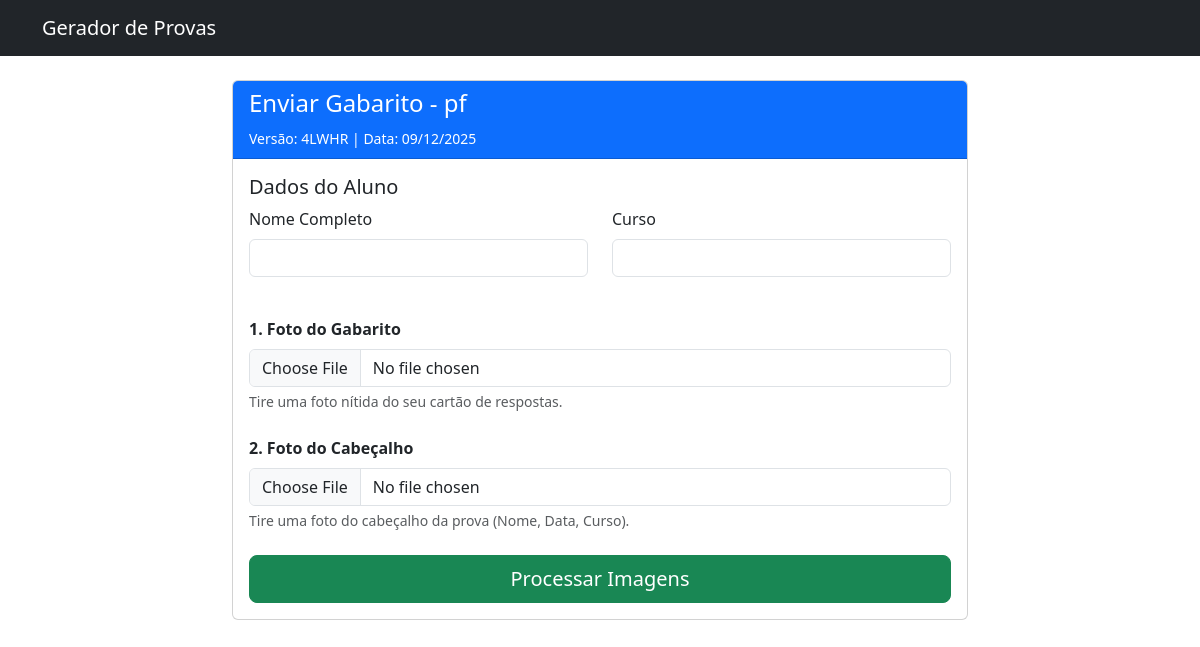
/student/48fed83b-2a93-4667-a941-b9f6d2eb971f, run on the app's committed database.
### models.py (models this page shows)
class Exam(db.Model):
    id = db.Column(db.Integer, primary_key=True)
    title = db.Column(db.String(100), nullable=False)
    date = db.Column(db.String(20), nullable=False)
    course = db.Column(db.String(100), nullable=True) # Deprecated, keeping for migration
    course_id = db.Column(db.Integer, db.ForeignKey('course.id'), nullable=True) # Nullable for now until migration
    show_resolution = db.Column(db.Boolean, default=True, nullable=False)
    max_grade = db.Column(db.Float, default=10.0, nullable=False)
    course_rel = db.relationship('Course', backref='exams')
    versions = db.relationship('ExamVersion', backref='exam', lazy=True)

class ExamVersion(db.Model):
    id = db.Column(db.Integer, primary_key=True)
    exam_id = db.Column(db.Integer, db.ForeignKey('exam.id'), nullable=False)
    label = db.Column(db.String(10), nullable=False) # e.g., "A", "B", "1", "2"
    unique_code = db.Column(db.String(36), unique=True, nullable=False) # UUID for QR
    questions = db.relationship('ExamQuestion', backref='version', lazy=True, order_by='ExamQuestion.question_number')

### routes/student.py (the view, shortened to what this page needs)
@bp.route('/<unique_code>', methods=['GET', 'POST'])
def upload_answers(unique_code):
    version = ExamVersion.query.filter_by(unique_code=unique_code).first_or_404()
    exam = version.exam
    detected_answers = {}
    existing_submission = StudentSubmission.query.filter_by(exam_version_id=version.id).first()
    questions = sorted(version.questions, key=lambda x: x.question_number)
    return render_template('student/upload.html', exam=exam, version=version, questions=questions)

### templates/student/upload.html (shortened to what this page needs)
{% extends 'base.html' %}
{% block content %}
<div class="row justify-content-center">
    <div class="col-md-8">
        <div class="card">
            <div class="card-header bg-primary text-white">
                <h4>Enviar Gabarito - {{ exam.title }}</h4>
                <small>Versão: {{ version.label }} | Data: {{ exam.date }}</small>
            </div>
            <div class="card-body">
                <form method="POST" enctype="multipart/form-data">
                    <div class="mb-4">
                        <h5>Dados do Aluno</h5>
                        <div class="row">
                            <div class="col-md-6 mb-3">
                                <label for="student_name" class="form-label">Nome Completo</label>
                                <input type="text" class="form-control" id="student_name" name="student_name"
                                    value="{{ request.form.get('student_name', '') }}" required>
                            </div>
                            <div class="col-md-6 mb-3">
                                <label for="student_course" class="form-label">Curso</label>
                                <input type="text" class="form-control" id="student_course" name="student_course"
                                    value="{{ request.form.get('student_course', '') }}" required>
                            </div>
                        </div>
                    </div>
                    {% if not uploaded_filename %}
                    <div class="mb-4">
                        <label class="form-label"><strong>1. Foto do Gabarito</strong></label>
                        <input type="file" name="gabarito_img" class="form-control" accept="image/*"
                            capture="environment">
                        <div class="form-text">Tire uma foto nítida do seu cartão de respostas.</div>
                    </div>
                    <div class="mb-4">
                        <label class="form-label"><strong>2. Foto do Cabeçalho</strong></label>
                        <input type="file" name="header_image" class="form-control" accept="image/*"
                            capture="environment">
                        <div class="form-text">Tire uma foto do cabeçalho da prova (Nome, Data, Curso).</div>
                    </div>
                    {% endif %}
                    <div class="d-grid gap-2">
                        {% if uploaded_filename %}
                        <button type="submit" class="btn btn-success btn-lg">
                            Confirmar
                        </button>
                        <a href="{{ url_for('student.upload_answers', unique_code=version.unique_code) }}"
                            class="btn btn-outline-secondary">Voltar</a>
                        {% else %}
                        <button type="submit" class="btn btn-success btn-lg">
                            Processar Imagens
                        </button>
                        {% endif %}
                    </div>
                </form>
            </div>
        </div>
    </div>
</div>
{% endblock %}

### data on the page
Exam: title "pf", date "09/12/2025"
ExamVersion: label "4LWHR"
